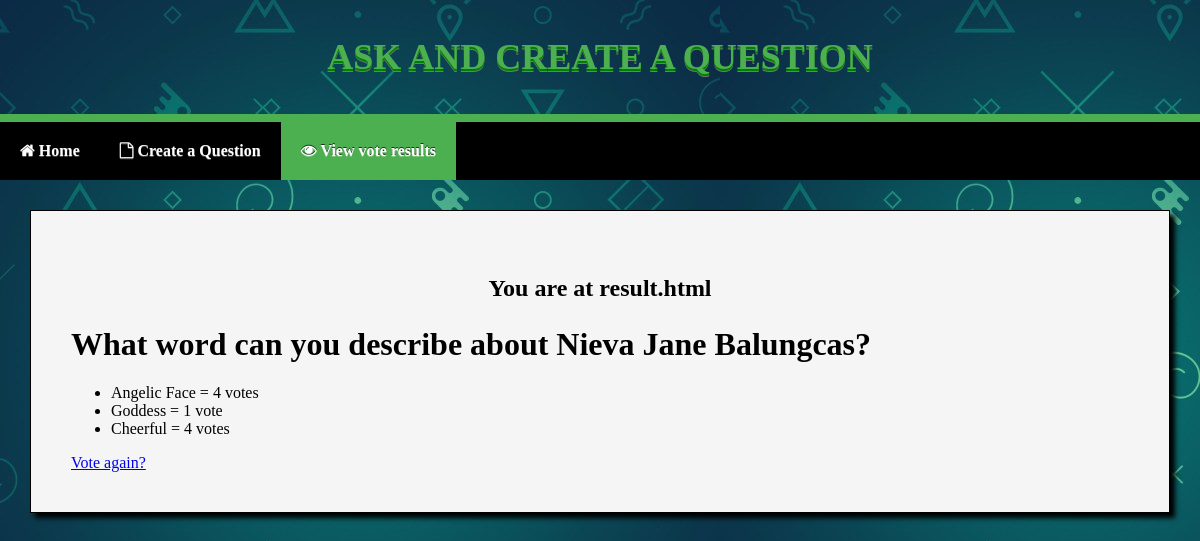
/polls/1/results/, run on an earlier commit of the app's database.
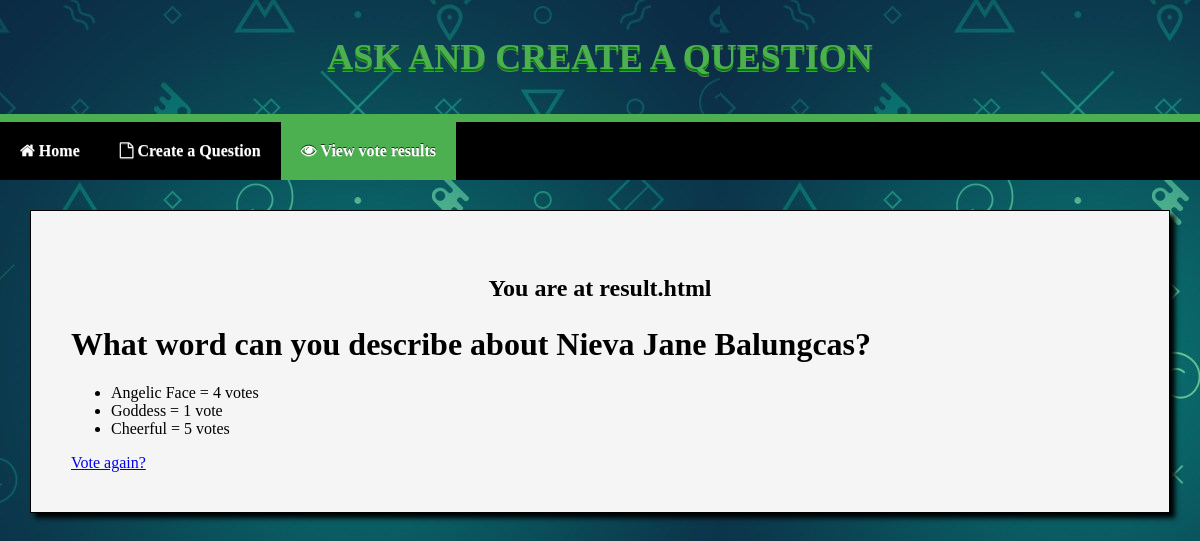
And on a later commit of the database.
### polls/models.py (models this page shows, shortened)
@python_2_unicode_compatible
class Choice(models.Model):
	question = models.ForeignKey(Question, on_delete=models.CASCADE)
	choice_text = models.CharField(max_length=200)
	votes = models.IntegerField(default=0)

### polls/views.py (the view)
# urls.py: url(r'^(?P<pk>[0-9]+)/results/$', views.ResultsView.as_view(), name='results'),
class ResultsView(generic.DetailView):
    model = Question
    template_name = 'polls/results.html'

### polls/templates/polls/results.html
{% extends 'base/base.html' %}
{% load static %}
{% block nav-vote %}<li><a class="active" href="{% url 'polls:index' %}"><i class="fa fa-eye"></i> View vote results</a></li>{% endblock %}
{% block content %}
<center>
	<h2><p>You are at result.html</p></h2>
</center>
<h1>{{ question.question_text }}</h1>
<ul>
{% for choice in question.choice_set.all %}
    <li>{{ choice.choice_text }} = {{ choice.votes }} vote{{ choice.votes|pluralize }}</li>
{% endfor %}
</ul>
<a href="{% url 'polls:detail' question.id %}">Vote again?</a>
{% endblock %}

What changed in the data, as far as the page shows it:
changed Choice "Cheerful": votes "4" → "5"
